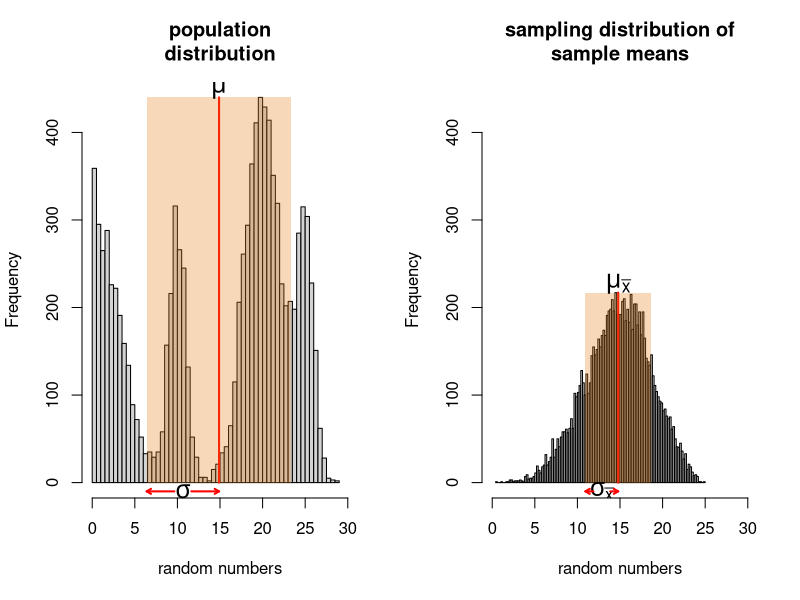
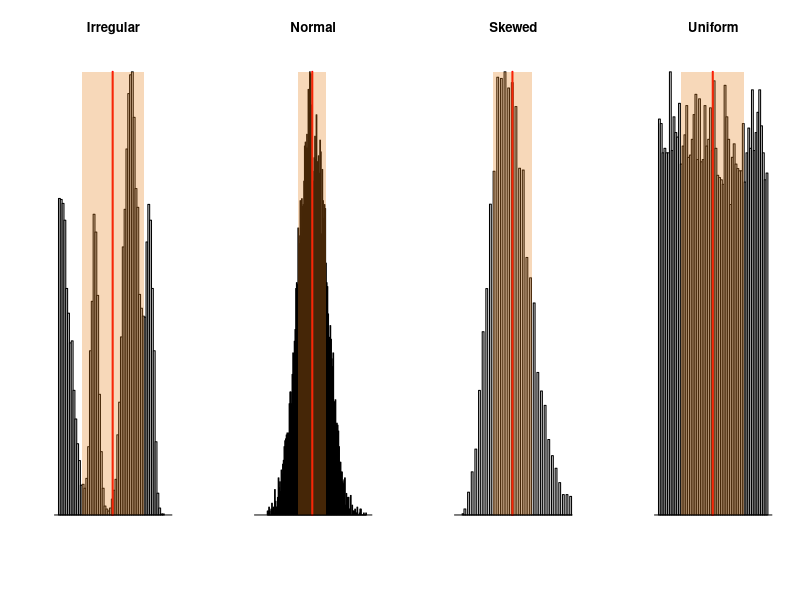

Write R code to recreate these figures, in order. (Note: this script raises an error after producing the figures.)

##  ##
# 01 # Importance of being uncertain
##  ##

set.seed(444)
#http://stackoverflow.com/questions/22728422/how-do-i-stop-set-seed-after-a-specific-line-of-code

#generate RANDOM NUMBERS
#http://www.cookbook-r.com/Numbers/Generating_random_numbers/
#a <- floor(runif(10000, min=0, max=30))
#a <- sample(1:30,10000, replace = T)
#hist(a)




# (1) Population parameters estimated by sampling ------------------------------------------------------------------------------------

#grDevices::png("results/CLT-1.png",width = 960,height = 480)
par(mfrow=c(1,2))#, oma=c(0,0,0,0), mar=c(3,3,3,3)
b <- rnorm(5000,0,3)
b <- c(b[which(b>0)],
  rnorm(1500,10,1),
  rnorm(4500,20,2),
  rnorm(1500,25,1))
h <- hist(b, xlim = c(0,30), breaks = 100,
          main = "population\ndistribution",
          xlab = "random numbers")
m <- mean(b)
sd <- sd(b)
segments(m,0, m, max(h$counts), lwd = 2, col = "red")
l1 <- m-sd
l2 <- m+sd
coordx <- c(l1,seq(l1,l2,0.01),l2)
coordy <- c(0,rep(max(h$counts),length(coordx)-2),0)
polygon(coordx,coordy, lty = 0,
        col = rgb(0.9, 0.5, 0.1, 0.3))
text(m, max(h$counts)+10, expression(mu), cex=1.5)
text(m-(sd/2), -10, expression(sigma), cex=1.5)
arrows(m,-10,(m-(sd/2))+1,-10, code = 1,
       length = 0.05, col = "red", lwd=2)
arrows(m-sd,-10,(m-(sd/2))-1,-10, code = 1,
       length = 0.05, col = "red", lwd=2)

#c <- sample(b, 5); mean(c)
c <- NULL
for(i in seq(1,10000,1)){
  c <- c(c,mean(sample(b, 5)))
}
h <- hist(c, xlim = c(0,30), breaks = 100,
          main = "sampling distribution of\nsample means",
          xlab = "random numbers",
          ylim = c(0,max(h$counts)))
m <- mean(c)
sd <- sd(c)
segments(m,0, m, max(h$counts), lwd = 2, col = "red")
l1 <- m-sd
l2 <- m+sd
coordx <- c(l1,seq(l1,l2,0.01),l2)
coordy <- c(0,rep(max(h$counts),length(coordx)-2),0)
polygon(coordx,coordy, lty = 0,
        col = rgb(0.9, 0.5, 0.1, 0.3))
text(m, max(h$counts)+10, expression(mu[bar(x)]), cex=1.5)
text(m-(sd/2), -10, expression(sigma[bar(x)]), cex=1.5)
arrows(m,-10,(m-(sd/2))+1,-10, code = 1,
       length = 0.05, col = "red", lwd=2)
arrows(m-sd,-10,(m-(sd/2))-1,-10, code = 1,
       length = 0.05, col = "red", lwd=2)
#dev.off()




# (2) Sampling distribution w/ Sample Size increase ------------------------------------------------------------------------------------



distplot <- function(b,t) {
  h <- hist(b, breaks = 100, xlim = c(0,30),
            main = t,
            xlab = "", ylab = "", axes = F)
  m <- mean(b)
  sd <- sd(b)
  segments(m,0, m, max(h$counts), lwd = 2, col = "red")
  l1 <- m-sd
  l2 <- m+sd
  coordx <- c(l1,seq(l1,l2,0.01),l2)
  coordy <- c(0,rep(max(h$counts),length(coordx)-2),0)
  polygon(coordx,coordy, lty = 0,
          col = rgb(0.9, 0.5, 0.1, 0.3))
  abline(h=0)
}



par(mfrow=c(1,4))#, oma=c(0,0,0,0), mar=c(3,3,3,3)

b <- rnorm(5000,0,3)
b <- c(b[which(b>0)],rnorm(1500,10,1),
       rnorm(4500,20,2),rnorm(1500,25,1))
t <- "Irregular"
distplot(b,t)

b <- rnorm(length(b),m,sd)
t <- "Normal"
distplot(b,t)

b <- rnbinom(length(b),m,.5)#hist(rnbinom(10000,10,.5)) # http://stackoverflow.com/questions/20254084/plot-normal-left-and-right-skewed-distribution-in-r
#b <- rbeta(length(b),2,8)#hist(rbeta(10000,2,8))
t <- "Skewed"
distplot(b,t)

b <- runif(length(b),0,30)
t <- "Uniform"
distplot(b,t)



clt <- function(b,n,t) {
  c <- NULL
  for(i in seq(1,10000,1)){
    c <- c(c,mean(sample(b, n)))
  }
  h <- hist(c, breaks = 100, xlim = c(0,30),
            main = paste0("n=",n),
            xlab = "", ylab = "", axes = F)
  m <- mean(c)
  sd <- sd(c)
  segments(m,0, m, max(h$counts), lwd = 2, col = "red")
  l1 <- m-sd
  l2 <- m+sd
  coordx <- c(l1,seq(l1,l2,0.01),l2)
  coordy <- c(0,rep(max(h$counts),length(coordx)-2),0)
  polygon(coordx,coordy, lty = 0,
          col = rgb(0.9, 0.5, 0.1, 0.3))
  abline(h=0)
}



#grDevices::png("results/CLT-2.png",width = 960,height = 960)

par(mfcol=c(5,4))

b <- rnorm(5000,0,3)
b <- c(b[which(b>0)],rnorm(1500,10,1),
       rnorm(4500,20,2),rnorm(1500,25,1))
t <- "Irregular"
distplot(b,t)
clt(b,3,t)
clt(b,5,t)
clt(b,10,t)
clt(b,20,t)

b <- rnorm(length(b),m,sd)
t <- "Normal"
distplot(b,t)
clt(b,3,t)
clt(b,5,t)
clt(b,10,t)
clt(b,20,t)

b <- rnbinom(length(b),m,.5)#hist(rnbinom(10000,10,.5))
t <- "Skewed"
distplot(b,t)
clt(b,3,t)
clt(b,5,t)
clt(b,10,t)
clt(b,20,t)

b <- runif(length(b),0,30)
t <- "Uniform"
distplot(b,t)
clt(b,3,t)
clt(b,5,t)
clt(b,10,t)
clt(b,20,t)

#dev.off()




# (3) mean, sd, sem as size increases ------------------------------------------------------------------------------------

#grDevices::png("results/CLT-3.png",width = 960,height = 480)

N <- 100

b <- rnorm(5000,0,3)
b <- c(b[which(b>0)],
       rnorm(1500,10,1),
       rnorm(4500,20,2),
       rnorm(1500,25,1))

# POPULATION MEASUREMENT
m <- mean(b)
sd <- sd(b)
sem <- sd(b)/(sqrt(length(b)))

k <- NULL
for(l in 2:N){
  s <- data.frame(size=l,
                  sem=sd(b)/(sqrt(l)))
  k <- rbind(k,s)
}

# SAMPLE ESTIMATION

# http://stackoverflow.com/questions/4785657/r-how-to-draw-an-empty-plot
plot(1,type = "n",
     ylim = c(0,20),xlim = c(2,N+10), 
     xlab = "sample size (n)", ylab = "",
     pch=20, bty="n")

q <- NULL
for(r in 2:N){
  for(i in 1:3){
    p <- data.frame(size=r,
                    mean=mean(sample(b, r)),
                    std=sd(sample(b, r)),
                    sem=sd(sample(b, r))/sqrt(r))
    points(p$size,p$mean, pch=19)
    points(p$size,p$std, pch=1)
    points(p$size,p$sem, pch=20)
    q <- rbind(q,p)
  }
}

text(N+5, m, expression(mu), cex=1.5, col = "red")
segments(0,m,N+1, m, lwd = 2, col = "red")
text(N+5, sd, expression(sigma), cex=1.5, col = "red")
segments(0,sd,N+1,sd, lwd = 2, col = "red")
text(N+5, sem+.5, expression(paste(sigma[bar(x)],"=",frac(sigma,sqrt(n)))), cex=1.5, col = "red")
points(k$size, k$sem, type = "l", lwd=2, col="red")
#segments(0,sem,N+1,sem, lwd = 2, col = "red")

text(N/2, m+4, expression(paste("sample mean (", bar(x),")")), cex=1)
text(N/2, sd+2, expression(paste("sample standard deviation (", s[x],")")), cex=1)
text(N/2, sem+3, expression(paste("Standard error of the mean (s.e.m) (", s[bar(x)],")")), cex=1)

#dev.off()